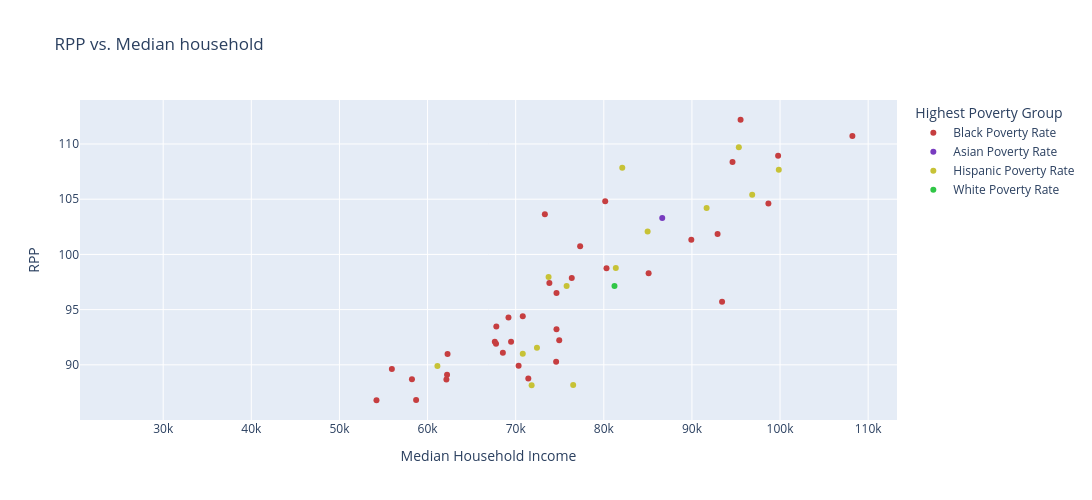

The notebook cell this image was saved under:
### Code cell
GRC = {
    "White Poverty Rate": "#30C646",
    "Black Poverty Rate": "#C63E40",
    "Asian Poverty Rate": "#783BBF",
    "Hispanic Poverty Rate": "#C7C236"
}
figRPH = px.scatter(df, x = "Median Household Income", y = "RPP", color = "Highest Poverty Group", color_discrete_map = GRC, hover_name = "NAME", title = "RPP vs. Median household", height = 500, width = 1715)
figRPH.show()
# Creates an interactive scatter plot that showcases the relationship of RPP and median household income as well which racial group has the highest poverty.

### Figure 1 — Plotly figure (JSON) as saved in the notebook; plotly's stock layout.template omitted (floating-point values rounded to 4 significant figures)
{"data": [{"hovertemplate": "<b>%{hovertext}</b><br><br>Highest Poverty Group=Black Poverty Rate<br>Median Household Income=%{x}<br>RPP=%{y}<extra></extra>", "hovertext": ["Alabama", "Arizona", "Arkansas", "California", "Colorado", "District of Columbia", "Florida", "Georgia", "Idaho", "Illinois", "Indiana", "Iowa", "Kansas", "Louisiana", "Maryland", "Michigan", "Minnesota", "Mississippi", "Missouri", "Nebraska", "Nevada", "New Jersey", "New Mexico", "North Carolina", "Ohio", "Oklahoma", "Oregon", "Pennsylvania", "South Carolina", "Tennessee", "Utah", "Virginia", "Washington", "West Virginia", "Wisconsin"], "legendgroup": "Black Poverty Rate", "marker": {"color": "#C63E40", "symbol": "circle"}, "mode": "markers", "name": "Black Poverty Rate", "orientation": "v", "showlegend": true, "type": "scatter", "x": [62212, 77315, 58700, 95521, 92911, 108210, 73311, 74632, 74942, 80306, 69477, 71433, 70333, 58229, 98678, 69183, 85086, 54203, 68545, 74590, 76364, 99781, 62268, 70804, 67769, 62138, 80160, 73824, 67804, 67631, 93421, 89931, 94605, 55948, 74631], "xaxis": "x", "y": [89.1, 100.7, 86.81, 112.2, 101.9, 110.7, 103.6, 96.49, 92.24, 98.75, 92.1, 88.77, 89.91, 88.7, 104.6, 94.3, 98.3, 86.79, 91.1, 90.29, 97.86, 108.9, 90.98, 94.4, 91.9, 88.68, 104.8, 97.4, 93.48, 92.09, 95.72, 101.3, 108.4, 89.63, 93.22], "yaxis": "y"}, {"hovertemplate": "<b>%{hovertext}</b><br><br>Highest Poverty Group=Asian Poverty Rate<br>Median Household Income=%{x}<br>RPP=%{y}<extra></extra>", "hovertext": ["Alaska"], "legendgroup": "Asian Poverty Rate", "marker": {"color": "#783BBF", "symbol": "circle"}, "mode": "markers", "name": "Asian Poverty Rate", "orientation": "v", "showlegend": true, "type": "scatter", "x": [86631], "xaxis": "x", "y": [103.3], "yaxis": "y"}, {"hovertemplate": "<b>%{hovertext}</b><br><br>Highest Poverty Group=Hispanic Poverty Rate<br>Median Household Income=%{x}<br>RPP=%{y}<extra></extra>", "hovertext": ["Connecticut", "Delaware", "Hawaii", "Kentucky", "Maine", "Massachusetts", "Montana", "New Hampshire", "New York", "North Dakota", "Rhode Island", "South Dakota", "Texas", "Wyoming"], "legendgroup": "Hispanic Poverty Rate", "marker": {"color": "#C7C236", "symbol": "circle"}, "mode": "markers", "name": "Hispanic Poverty Rate", "orientation": "v", "showlegend": true, "type": "scatter", "x": [91665, 81361, 95322, 61118, 73733, 99858, 70804, 96838, 82095, 76525, 84972, 71810, 75780, 72415], "xaxis": "x", "y": [104.2, 98.76, 109.7, 89.89, 97.96, 107.7, 91.01, 105.4, 107.8, 88.17, 102.1, 88.15, 97.14, 91.55], "yaxis": "y"}, {"hovertemplate": "<b>%{hovertext}</b><br><br>Highest Poverty Group=White Poverty Rate<br>Median Household Income=%{x}<br>RPP=%{y}<extra></extra>", "hovertext": ["Vermont", "Puerto Rico"], "legendgroup": "White Poverty Rate", "marker": {"color": "#30C646", "symbol": "circle"}, "mode": "markers", "name": "White Poverty Rate", "orientation": "v", "showlegend": true, "type": "scatter", "x": [81211, 25621], "xaxis": "x", "y": [97.14, NaN], "yaxis": "y"}], "layout": {"height": 500, "legend": {"title": {"text": "Highest Poverty Group"}, "tracegroupgap": 0}, "title": {"text": "RPP vs. Median household"}, "width": 1715, "xaxis": {"anchor": "y", "domain": [0, 1], "title": {"text": "Median Household Income"}}, "yaxis": {"anchor": "x", "domain": [0, 1], "title": {"text": "RPP"}}}}
